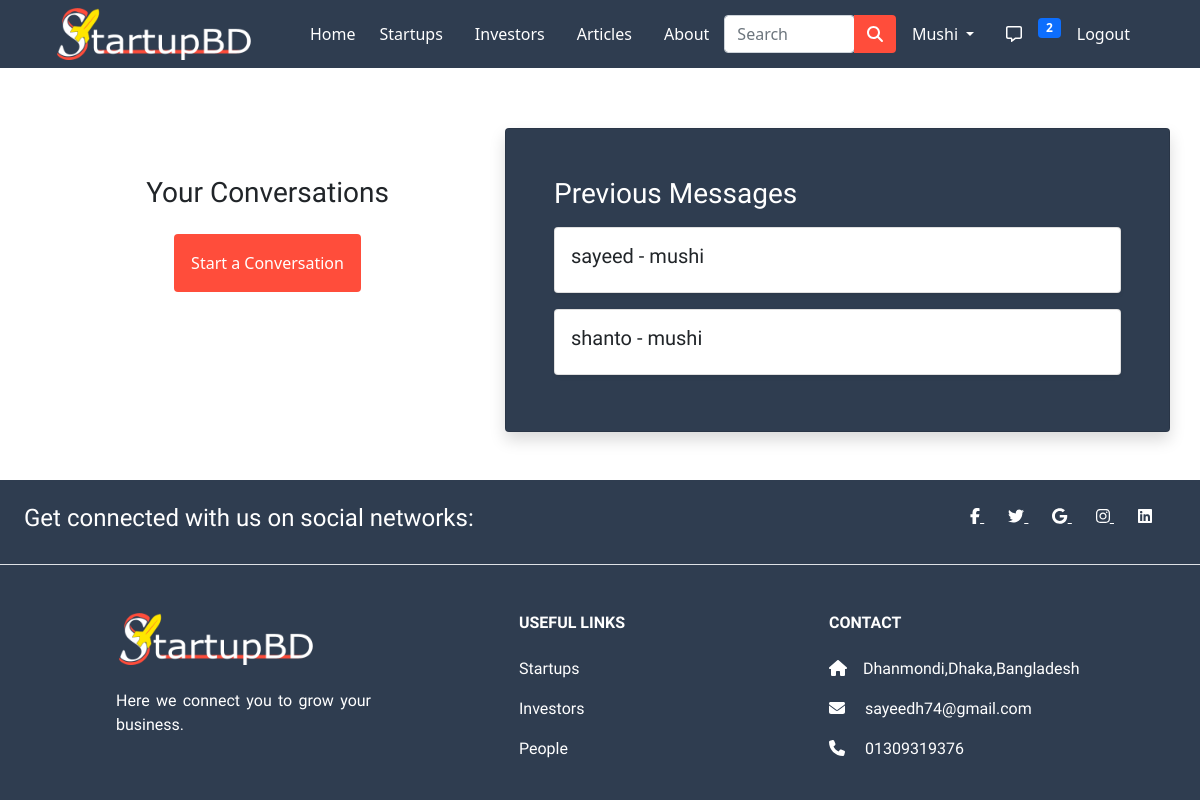
The page /inbox/ (signed in) on the database its author committed.
### app/models.py (models this page shows)
class User(AbstractUser):
  is_customer = models.BooleanField(default=False)
  is_investor = models.BooleanField(default=False)
  is_startup = models.BooleanField(default=False)

class ThreadModel(models.Model):
  user = models.ForeignKey(User,on_delete=models.CASCADE,related_name='+')
  receiver = models.ForeignKey(User,on_delete=models.CASCADE,related_name='+')

### app/views.py (the view)
# urls.py: path('inbox/', ListThreads.as_view(), name='inbox'),
class ListThreads(View):
    def get(self, request, *args, **kwargs):
        threads = ThreadModel.objects.filter(
            Q(user=request.user) | Q(receiver=request.user))
        context = {
            'threads': threads
        }
        return render(request, 'app/inbox.html', context)

### app/templatetags/custom_tags.py (called while the page is built)
@register.inclusion_tag('app/show_notifications.html', takes_context=True)
def show_notifications(context):
	request_user = context['request'].user
	notifications = Notification.objects.filter(
		to_user=request_user).exclude(user_has_seen=True).order_by('-date')
	return {'notifications': notifications}

### app/templates/app/inbox.html (shortened to what this page needs)
{% extends 'app/base.html' %}
{% load static %}
{% block main-content %}
<div class="container my-5" style="padding-top: 80px;">
  <div class="row">
    <div class="col-md-5 p-5 text-center">
      <h3 class="text-center">Your Conversations</h3>
      <form class="btn-styled" method="GET" action="{% url 'create-thread' %}">
        <button class="btn p-3 my-3" type="submit" style="background-color: #FF4D3B; color: white;">Start a Conversation</button>
      </form>
    </div>
<div class="card shadow col-md-7 p-5" style="background-color:#2F3D50;">
  {% if threads %}
  <center><h3 style="color: white;">Previous Messages</h3></center>
  {% else %}
  <center><h3 style="color: white;">No Messages</h3></center>
  {% endif %}
  {% for thread in threads.all %}
    <div class="card p-3 shadow-sm my-2">
      <h5>{{ thread.user }} - {{ thread.receiver }}</h5>
    </div>
  {% endfor %}
  </div>
  </div>
  </div>
{% endblock main-content %}

### app/templates/app/base.html (shortened to what this page needs)
<!doctype html>
{% load static %}
{% load custom_tags %}
<html lang="en">
<head>
  <link rel="stylesheet" href="{% static 'app/css/style.css' %}">
  <link href="https://cdn.jsdelivr.net/npm/bootstrap@5.0.0-beta1/dist/css/bootstrap.min.css" rel="stylesheet"
>
  <link rel="stylesheet" href="https://stackpath.bootstrapcdn.com/font-awesome/4.7.0/css/font-awesome.min.css">
  <link rel="stylesheet" href="{% static 'app/css/owl.carousel.min.css' %}">
  <link rel="stylesheet" href="{% static 'app/css/all.min.css' %}">
  <link rel="stylesheet" href="https://cdnjs.cloudflare.com/ajax/libs/animate.css/3.7.2/animate.css">
</head>
<body>
  <section>
    <div class="row">
      <div class="col-sm-12 col-md-12 col-lg-12">
        <nav id="nav" class="navbar navbar-expand-lg navbar-dark fixed-top" style="background-color: #2F3D50;">
          <div class="container">
            <a href="/"><img src="{% static 'app/images/logo1/Logo-final-2-01.png' %}" class="me-5" width="200px" height="auto" alt=""></a>
            <div class="collapse navbar-collapse" id="navbarSupportedContent">
              <ul class="navbar-nav me-auto mb-2 mb-lg-0">
                <li class="nav-item">
                  <a class="nav-link active" aria-current="page" href="/">Home</a>
                </li>
                <li class="nav-item mx-2">
                  <a href="{% url 'startup_home' %}" class="nav-link">Startups</a>
                </li>
                <li class="nav-item mx-2">
                  <a href="{% url 'investor_home' %}" class="nav-link">Investors</a>
                </li>
                <li class="nav-item mx-2">
                  <a href="{% url 'article' %}" class="nav-link">Articles</a>
                </li>
                <li class="nav-item mx-2">
                  <a href="{% url 'about' %}" class="nav-link">About</a>
                </li>
              </ul>
              <form class="d-flex input-group w-auto" method="POST" action="{% url 'search_list' %}">
                <input type="search" class="form-control rounded" name="q" placeholder="Search" aria-label="Search"
                  aria-describedby="search-addon" />
                <button type="submit" class="btn" style="background-color:#FF4D3B;"><i class="fas fa-search"
                    style="color: white;"></i></button>
              </form>
              <div>
                <ul class="navbar-nav me-auto mb-2 mb-lg-0">
                  {% if request.user.is_authenticated %}
                  <li class="nav-item dropdown mx-2">
                    <a class="nav-link dropdown-toggle" href="#" id="profileDropdown" role="button"
                      data-bs-toggle="dropdown" aria-expanded="false">
                      {{request.user.username|capfirst}}
                    </a>
                  </li>
                  <li class="nav-item mx-2">
                    <a href="{% url 'inbox' %}" class="nav-link"><i class="far fa-comment-alt "></i></a>
                  </li>
                  <li class="nav-item">
                    <div class="nav-item">
                      {% show_notifications %}
                    </div>
                  </li>
                  <li class="nav-item mx-2">
                    <a href="{% url 'logout' %}" class="nav-link">Logout</a>
                  </li>
                  {% endif %}
                </ul>
              </div>
            </div>
          </div>
        </nav>
      </div>
    </div>
  </section>
  {% block main-content %} {% endblock main-content %}
  <section>
    <div>
      <div class="row">
        <div class="col-md-12">
          <footer class=" text-center text-lg-start text-white" style="background-color: #2F3D50;">
            <div class="d-flex justify-content-center justify-content-lg-between p-4 border-bottom">
              <div class="me-5 d-none d-lg-block">
                <span>
                  <h4>Get connected with us on social networks:</h4>
                </span>
              </div>
              <div class="icons">
                <a href="" class="me-4 text-reset">
                  <i class="fab fa-facebook-f"></i>
                </a>
                <a href="" class="me-4 text-reset">
                  <i class="fab fa-twitter"></i>
                </a>
                <a href="" class="me-4 text-reset">
                  <i class="fab fa-google"></i>
                </a>
                <a href="" class="me-4 text-reset">
                  <i class="fab fa-instagram"></i>
                </a>
                <a href="" class="me-4 text-reset">
                  <i class="fab fa-linkedin"></i>
                </a>
              </div>
            </div>
            <div class="">
              <div class="container text-center text-md-start mt-5">
                <div class="row mt-3">
                  <div class="col-md-3 col-lg-4 col-xl-3 mx-auto mb-4">
                    <h4 class="text-uppercase fw-bold mb-4">
                      <img src="{% static 'app/images/logo/Logo-final-2-01.png' %}" width="200px" height="auto" alt="">
                    </h4>
                    <p>
                      Here we connect you to grow your business.
                    </p>
                  </div>
                  <div class="col-md-3 col-lg-2 col-xl-2 mx-auto mb-4 links">
                    <h6 class="text-uppercase fw-bold mb-4">
                      Useful links
                    </h6>
                    <p>
                      <a href="{% url 'startup_home' %}" style="text-decoration: none;" class="text-reset">Startups</a>
                    </p>
                    <p>
                      <a href="{% url 'investor_home' %}" style="text-decoration: none;"
                        class="text-reset">Investors</a>
                    </p>
                    <p>
                      <a href="{% url 'customer_home' %}" style="text-decoration: none;" class="text-reset">People</a>
                    </p>
                  </div>
                  <div class="col-md-4 col-lg-3 col-xl-3 mx-auto mb-md-0 mb-4">
                    <h6 class="text-uppercase fw-bold mb-4">
                      Contact
                    </h6>
                    <p><i class="fas fa-home me-3"></i>Dhanmondi,Dhaka,Bangladesh</p>
                    <p>
                      <i class="fas fa-envelope me-3"></i>
                      sayeedh74@gmail.com
                    </p>
                    <p><i class="fas fa-phone me-3"></i> 01309319376</p>
                  </div>
                </div>
              </div>
            </div>
          </footer>
        </div>
      </div>
    </div>
  </section>
</body>
</html>

### app/templates/app/base.html (style rules this page uses)
html, body { margin: 0; padding: 0; scroll-behavior: smooth; }
h3, h4, h5, h6, p { font-family: 'Lexend', sans-serif; text-align: justify; }
.nav-link { color: white; transition: all .5s ease-in-out; }
.btn-styled a, .btn-styled button, .btn-styled .btn { background-color: #FF4D3B !important; color: white; transition: .5s ease !important; }
#nav a { color: white; }
.icons a, .links a { color: white; transition: .5s ease !important; }

### app/templates/app/show_notifications.html (style rules this page uses)
.dropdown { position: relative; display: inline-block; }

### rows shown on the page
User: user.username "Mushi"
ThreadModel: user "sayeed", receiver "mushi"
ThreadModel: user "shanto", receiver "mushi"

### other values the page prints
{{ notifications.count }} "2"
